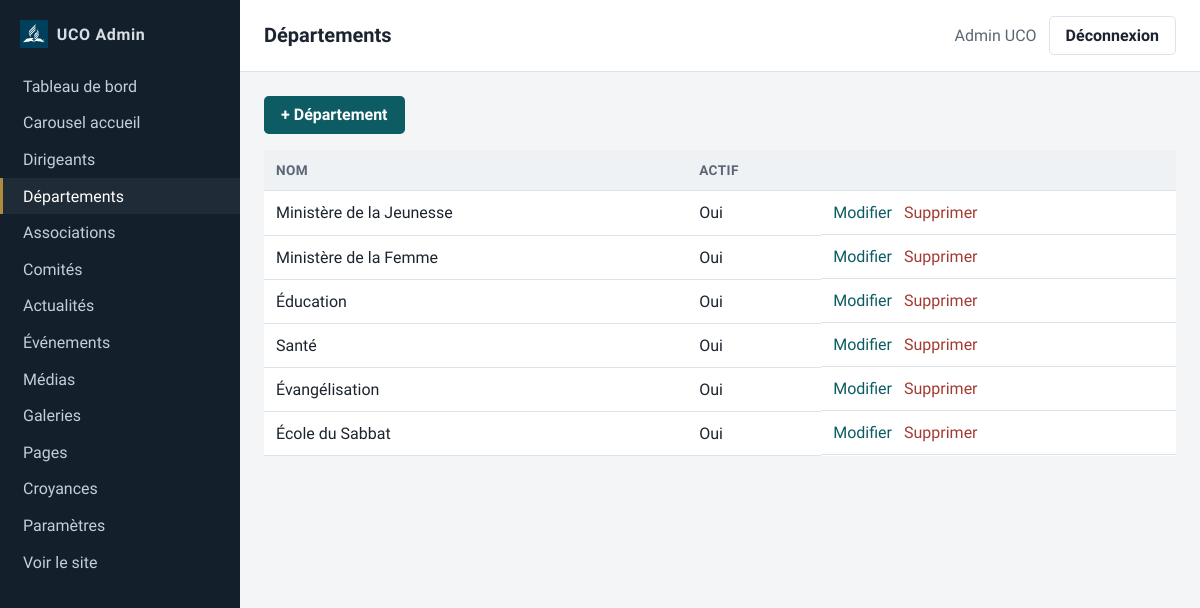
/admin/departments (signed in), run on the app's committed database.
### tables this page shows
CREATE TABLE users (
    id              INT UNSIGNED AUTO_INCREMENT PRIMARY KEY,
    role_id         TINYINT UNSIGNED NOT NULL,
    email           VARCHAR(190) NOT NULL UNIQUE,
    password_hash   VARCHAR(255) NOT NULL,       
    first_name      VARCHAR(100) NOT NULL,
    last_name       VARCHAR(100) NOT NULL,
    is_active       TINYINT(1) NOT NULL DEFAULT 1,
    last_login_at   DATETIME NULL,
    created_at      DATETIME NOT NULL DEFAULT CURRENT_TIMESTAMP,
    updated_at      DATETIME NULL ON UPDATE CURRENT_TIMESTAMP,
    CONSTRAINT fk_users_role
        FOREIGN KEY (role_id) REFERENCES roles(id)
        ON UPDATE CASCADE ON DELETE RESTRICT
);

CREATE TABLE departments (
    id          INT UNSIGNED AUTO_INCREMENT PRIMARY KEY,
    slug        VARCHAR(120) NOT NULL UNIQUE,
    name        VARCHAR(150) NOT NULL,
    short_name  VARCHAR(80) NULL,
    description TEXT NULL,
    mission     TEXT NULL,
    icon        VARCHAR(100) NULL,
    cover_image VARCHAR(255) NULL,
    email       VARCHAR(190) NULL,
    phone       VARCHAR(40) NULL,
    sort_order  INT NOT NULL DEFAULT 0,
    is_active   TINYINT(1) NOT NULL DEFAULT 1,
    created_at  DATETIME NOT NULL DEFAULT CURRENT_TIMESTAMP,
    updated_at  DATETIME NULL ON UPDATE CURRENT_TIMESTAMP
);

### src/Core/View.php (called while the page is built, shortened)
<?php
final class View
{
    public static function render(string $view, array $data = [], ?string $layout = 'layouts/main'): void
    {
        extract($data, EXTR_SKIP);
        $viewFile = dirname(__DIR__, 2) . '/views/' . str_replace('.', '/', $view) . '.php';
        require $viewFile;
        $content = ob_get_clean();
        $layoutFile = dirname(__DIR__, 2) . '/views/' . str_replace('.', '/', $layout) . '.php';
        require $layoutFile;
    }
}

### src/Core/Controller.php (called while the page is built, shortened)
<?php
abstract class Controller
{
    protected function adminView(string $view, array $data = []): void
    {
        $data['authUser'] = Auth::user();
        View::render($view, $data, 'layouts/admin');
    }
}

### src/Controllers/Admin/DepartmentAdminController.php (called while the page is built, shortened)
<?php
final class DepartmentAdminController extends Controller
{
    public function index(Request $request): void
    {
        $this->adminView('admin/departments/index', [
            'title'       => 'Départements',
            'departments' => Department::all('sort_order ASC, name ASC'),
        ]);
    }
}

### src/Core/App.php (called while the page is built, shortened)
<?php
final class App
{
    private Router $router;
    public function __construct()
    {
        $root = dirname(__DIR__, 2);
        Database::getInstance(require $root . '/config/database.php');
        $this->router = new Router();
    }
    public function run(): void
    {
        $request = new Request();
        $this->router->dispatch($request);
    }
}

### public/index.php (called while the page is built, shortened)
<?php
try {
    $app = new App();
    $app->run();
} catch (Throwable $e) {
    http_response_code(500);
    $debug = filter_var($_ENV['APP_DEBUG'] ?? false, FILTER_VALIDATE_BOOLEAN);
    if (!headers_sent()) {
        header('Content-Type: text/html; charset=utf-8');
    }
    try {
        View::render('errors/500', [
            'title'     => 'Erreur serveur',
            'debug'     => $debug,
            'exception' => $e,
        ], null);
    } catch (Throwable) {
        echo $debug ? htmlspecialchars($e->__toString(), ENT_QUOTES | ENT_SUBSTITUTE, 'UTF-8') : 'Une erreur est survenue.';
    }
}

### src/Core/Model.php (called while the page is built, shortened)
<?php
abstract class Model
{
    protected static string $table;
    protected static function db(): PDO
    {
        return Database::getInstance()->pdo();
    }
    public static function all(string $orderBy = 'id DESC'): array
    {
        $sql = 'SELECT * FROM ' . static::$table . ' ORDER BY ' . $orderBy;
        return static::db()->query($sql)->fetchAll();
    }
    protected static function fetchOne(string $sql, array $params = []): ?array
    {
        $stmt = static::db()->prepare($sql);
        $stmt->execute($params);
        $row = $stmt->fetch();
        return $row ?: null;
    }
}

### src/Helpers/functions.php (called while the page is built, shortened)
<?php
function e(?string $value): string
{
    return htmlspecialchars((string) $value, ENT_QUOTES | ENT_SUBSTITUTE, 'UTF-8');
}
function asset(string $path): string
{
    return '/assets/' . ltrim($path, '/');
}
function is_active_path(string $path, bool $exact = false): bool
{
    $current = parse_url($_SERVER['REQUEST_URI'] ?? '/', PHP_URL_PATH) ?: '/';
    if ($path === '/' || $exact) {
        return $current === $path;
    }
    return str_starts_with($current, $path);
}

### src/Core/Request.php (called while the page is built, shortened)
<?php
final class Request
{
    public function method(): string
    {
        return strtoupper($_SERVER['REQUEST_METHOD'] ?? 'GET');
    }
}

### src/Core/Database.php (called while the page is built, shortened)
<?php
final class Database
{
    private static ?Database $instance = null;
    private PDO $pdo;
    private function __construct(array $config)
    {
        $dsn = sprintf(
            'mysql:host=%s;port=%d;dbname=%s;charset=%s',
            $config['host'],
            $config['port'],
            $config['dbname'],
            $config['charset']
        );
        try {
            $this->pdo = new PDO($dsn, $config['user'], $config['pass'], [
                PDO::ATTR_ERRMODE            => PDO::ERRMODE_EXCEPTION,
                PDO::ATTR_DEFAULT_FETCH_MODE => PDO::FETCH_ASSOC,
                PDO::ATTR_EMULATE_PREPARES   => false,
            ]);
        } catch (PDOException $e) {
            throw new RuntimeException('Connexion à la base de données impossible : ' . $e->getMessage(), 0, $e);
        }
    }
    public static function getInstance(?array $config = null): self
    {
        if (self::$instance === null) {
            self::$instance = new self($config);
        }
        return self::$instance;
    }
    public function pdo(): PDO
    {
        return $this->pdo;
    }
}

### src/Models/User.php (called while the page is built, shortened)
<?php
final class User extends Model
{
    public static function find(int $id): ?array
    {
        return static::fetchOne(
            'SELECT u.*, r.code AS role_code, r.label AS role_label
             FROM users u
             JOIN roles r ON r.id = u.role_id
             WHERE u.id = :id LIMIT 1',
            ['id' => $id]
        );
    }
}

### src/Core/Auth.php (called while the page is built, shortened)
<?php
final class Auth
{
    public static function id(): ?int
    {
        $id = Session::get(self::USER_KEY);
        return $id !== null ? (int) $id : null;
    }
    public static function user(): ?array
    {
        $id = self::id();
        return $id ? User::find($id) : null;
    }
}

### src/Core/Session.php (called while the page is built, shortened)
<?php
final class Session
{
    public static function get(string $key, mixed $default = null): mixed
    {
        return $_SESSION[$key] ?? $default;
    }
}

### views/admin/departments/index.php (the view, shortened to what this page needs)
<div class="toolbar"><a class="btn btn-primary" href="/admin/departments/create">+ Département</a></div>
<table class="admin-table">
    <thead><tr><th>Nom</th><th>Actif</th><th></th></tr></thead>
    <tbody>
    <?php foreach ($departments as $d): ?>
        <tr>
            <td><?= e($d['name']) ?></td>
            <td><?= !empty($d['is_active']) ? 'Oui' : 'Non' ?></td>
            <td class="actions">
                <a href="/admin/departments/<?= (int) $d['id'] ?>/edit">Modifier</a>
                <form method="post" action="/admin/departments/<?= (int) $d['id'] ?>/delete" onsubmit="return confirm('Supprimer ?');"><?= csrf_field() ?><button class="link-danger">Supprimer</button></form>
            </td>
        </tr>
    <?php endforeach; ?>
    </tbody>
</table>

### src/Core/Router.php (shortened to what this page needs)
<?php
final class Router
{
    private array $routes = [];
    private function add(string $method, string $path, array $handler): void
    {
        $path = rtrim($path, '/') ?: '/';
        $this->routes[$method][$path] = $handler;
    }
    public function dispatch(Request $request): void
    {
        $method = $request->method();
        $path = $request->path();
        foreach ($this->routes[$method] ?? [] as $route => $handler) {
            $pattern = preg_replace('#\{([a-zA-Z_]+)\}#', '(?P<$1>[^/]+)', $route);
            $pattern = '#^' . $pattern . '$#';
            if (!preg_match($pattern, $path, $matches)) {
                continue;
            }
            $params = array_filter($matches, 'is_string', ARRAY_FILTER_USE_KEY);
            [$class, $action] = $handler;
            $controller = new $class();
            $controller->$action($request, ...array_values($params));
            return;
        }
    }
}

### views/layouts/admin.php (shortened to what this page needs)
<!DOCTYPE html>
<html lang="fr">
<head>
    <link rel="stylesheet" href="<?= asset('css/admin.css') ?>">
</head>
<body class="admin-body">
<aside class="admin-sidebar">
    <div class="admin-brand">
        UCO Admin
    </div>
    <nav>
        <a href="/admin" class="<?= is_active_path('/admin', true) ? 'is-active' : '' ?>">Tableau de bord</a>
        <a href="/admin/carousel" class="<?= is_active_path('/admin/carousel') ? 'is-active' : '' ?>">Carousel accueil</a>
        <a href="/admin/leaders" class="<?= is_active_path('/admin/leaders') ? 'is-active' : '' ?>">Dirigeants</a>
        <a href="/admin/departments" class="<?= is_active_path('/admin/departments') ? 'is-active' : '' ?>">Départements</a>
        <a href="/admin/associations" class="<?= is_active_path('/admin/associations') ? 'is-active' : '' ?>">Associations</a>
        <a href="/admin/committees" class="<?= is_active_path('/admin/committees') ? 'is-active' : '' ?>">Comités</a>
        <a href="/admin/posts" class="<?= is_active_path('/admin/posts') ? 'is-active' : '' ?>">Actualités</a>
        <a href="/admin/events" class="<?= is_active_path('/admin/events') ? 'is-active' : '' ?>">Événements</a>
        <a href="/admin/media" class="<?= is_active_path('/admin/media') ? 'is-active' : '' ?>">Médias</a>
        <a href="/admin/galleries" class="<?= is_active_path('/admin/galleries') ? 'is-active' : '' ?>">Galeries</a>
        <a href="/admin/pages" class="<?= is_active_path('/admin/pages') ? 'is-active' : '' ?>">Pages</a>
        <a href="/admin/beliefs" class="<?= is_active_path('/admin/beliefs') ? 'is-active' : '' ?>">Croyances</a>
        <a href="/admin/settings" class="<?= is_active_path('/admin/settings') ? 'is-active' : '' ?>">Paramètres</a>
        <a href="/" target="_blank">Voir le site</a>
    </nav>
</aside>
<div class="admin-main">
    <header class="admin-topbar">
        <h1><?= e($title ?? '') ?></h1>
        <div class="admin-user">
            <span><?= e(($authUser['first_name'] ?? '') . ' ' . ($authUser['last_name'] ?? '')) ?></span>
            <form method="post" action="/admin/logout" class="inline">
                <button type="submit" class="btn btn-ghost">Déconnexion</button>
            </form>
        </div>
    </header>
    <div class="admin-content">
        <?= $content ?>
    </div>
</div>
</body>
</html>

### public/assets/css/admin.css (style rules this page uses)
:root { --bg: #f3f5f7; --panel: #fff; --ink: #1c2430; --muted: #5b6775; --line: #dde3ea; --accent: #0d5c63; --danger: #a33b32; --font: "Source Sans 3", system-ui, sans-serif; }
* { box-sizing: border-box; }
body { margin: 0; font-family: var(--font); color: var(--ink); background: var(--bg); }
a { color: var(--accent); text-decoration: none; }
.admin-body { display: grid; grid-template-columns: 240px 1fr; min-height: 100vh; }
.admin-sidebar { background: #13202b; color: #d7dee6; padding: 1.25rem 0; }
.admin-brand { padding: 0 1.25rem 1.25rem; font-weight: 700; letter-spacing: .04em; display: flex; align-items: center; gap: .55rem; }
.admin-sidebar nav { display: grid; }
.admin-sidebar a { color: #c5ced8; padding: .55rem 1.25rem; border-left: 3px solid transparent; }
.admin-sidebar a:hover, .admin-sidebar a.is-active { background: rgba(255,255,255,.05); color: #fff; border-left-color: #b08d3e; }
.admin-main { display: flex; flex-direction: column; min-width: 0; }
.admin-topbar { display: flex; justify-content: space-between; align-items: center; gap: 1rem; flex-wrap: wrap; padding: 1rem 1.5rem; background: var(--panel); border-bottom: 1px solid var(--line); }
.admin-topbar h1 { margin: 0; font-size: 1.25rem; }
.admin-user { display: flex; align-items: center; gap: .75rem; color: var(--muted); }
.admin-content { padding: 1.5rem; max-width: 100%; overflow-x: auto; -webkit-overflow-scrolling: touch; }
.btn { display: inline-flex; align-items: center; justify-content: center; padding: .55rem 1rem; border-radius: .3rem; border: 1px solid transparent; background: var(--accent); color: #fff; font: inherit; font-weight: 600; cursor: pointer; }
.btn-ghost { background: transparent; border-color: var(--line); color: var(--ink); }
.btn-primary { background: var(--accent); color: #fff; }
.toolbar { margin-bottom: 1rem; }
.admin-table { width: 100%; border-collapse: collapse; background: var(--panel); }
.admin-table th, .admin-table td { text-align: left; padding: .75rem; border-bottom: 1px solid var(--line); vertical-align: top; }
.admin-table th { background: #eef2f5; font-size: .85rem; text-transform: uppercase; letter-spacing: .03em; color: var(--muted); }
.actions { display: flex; gap: .75rem; align-items: center; flex-wrap: wrap; }
.actions form, .inline { display: inline; }
.link-danger, button.link-danger { background: none; border: none; color: var(--danger); cursor: pointer; font: inherit; padding: 0; }

### data on the page
users: first_name+last_name "Admin UCO"
departments: name "Ministère de la Jeunesse", is_active "Oui"
departments: name "Ministère de la Femme", is_active "Oui"
departments: name "Éducation", is_active "Oui"
departments: name "Santé", is_active "Oui"
departments: name "Évangélisation", is_active "Oui"
departments: name "École du Sabbat", is_active "Oui"
